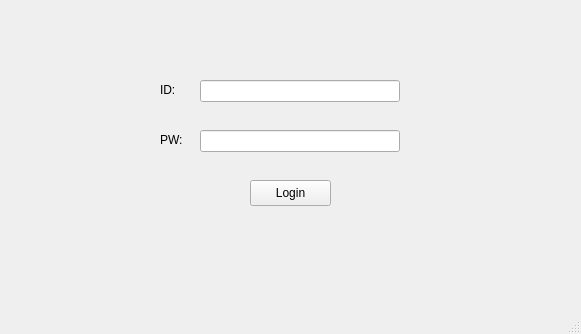
<?xml version="1.0" encoding="UTF-8"?>
<ui version="4.0">
 <class>LoginWindow</class>
 <widget class="QMainWindow" name="LoginWindow">
  <property name="geometry">
   <rect>
    <x>0</x>
    <y>0</y>
    <width>581</width>
    <height>334</height>
   </rect>
  </property>
  <property name="windowTitle">
   <string>Login</string>
  </property>
  <widget class="QWidget" name="centralwidget">
   <widget class="QLabel" name="lbl_id">
    <property name="geometry">
     <rect>
      <x>160</x>
      <y>70</y>
      <width>25</width>
      <height>40</height>
     </rect>
    </property>
    <property name="text">
     <string>ID:</string>
    </property>
   </widget>
   <widget class="QLabel" name="lbl_pw">
    <property name="geometry">
     <rect>
      <x>160</x>
      <y>120</y>
      <width>25</width>
      <height>40</height>
     </rect>
    </property>
    <property name="text">
     <string>PW:</string>
    </property>
   </widget>
   <widget class="QLineEdit" name="input_id">
    <property name="geometry">
     <rect>
      <x>200</x>
      <y>80</y>
      <width>200</width>
      <height>22</height>
     </rect>
    </property>
   </widget>
   <widget class="QLineEdit" name="input_pw">
    <property name="geometry">
     <rect>
      <x>200</x>
      <y>130</y>
      <width>200</width>
      <height>22</height>
     </rect>
    </property>
    <property name="contextMenuPolicy">
     <enum>Qt::NoContextMenu</enum>
    </property>
    <property name="inputMethodHints">
     <set>Qt::ImhHiddenText|Qt::ImhNoAutoUppercase|Qt::ImhNoPredictiveText|Qt::ImhSensitiveData</set>
    </property>
    <property name="echoMode">
     <enum>QLineEdit::Password</enum>
    </property>
   </widget>
   <widget class="QPushButton" name="btn_login">
    <property name="geometry">
     <rect>
      <x>250</x>
      <y>180</y>
      <width>81</width>
      <height>26</height>
     </rect>
    </property>
    <property name="text">
     <string>Login</string>
    </property>
   </widget>
  </widget>
  <widget class="QMenuBar" name="menubar">
   <property name="geometry">
    <rect>
     <x>0</x>
     <y>0</y>
     <width>581</width>
     <height>21</height>
    </rect>
   </property>
  </widget>
  <widget class="QStatusBar" name="statusbar"/>
 </widget>
 <resources/>
 <connections/>
</ui>
